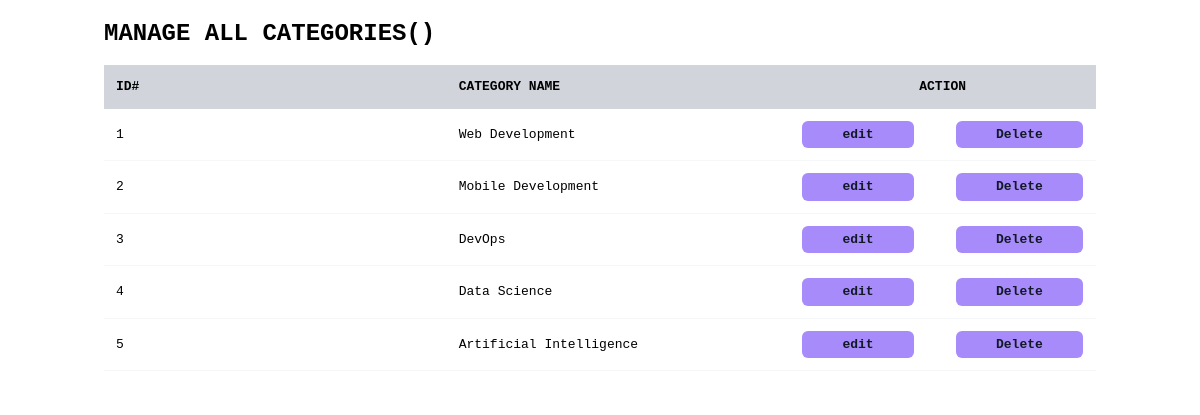
/views/Categories/list_categories.php (signed in), run on the app's committed database.
### tables this page shows
CREATE TABLE categories (
    id BIGINT PRIMARY KEY AUTO_INCREMENT,
    name TEXT NOT NULL
);

### config/database.php (called while the page is built, shortened)
<?php
class Database{
    private static $con ;
    private static $DB_SERVER ="127.0.0.1";
    private static $DB_USERNAME ="root";
    private static $DB_PASSWORD ="";
    private static $DB_NAME ="devblog_db";
    public static function makeconnection(){
    try {
        $dsn = "mysql:host=" . self::$DB_SERVER . ";dbname=" . self::$DB_NAME . ";charset=utf8mb4";
        self::$con = new PDO($dsn, self::$DB_USERNAME, self::$DB_PASSWORD);
        self::$con->setAttribute(PDO::ATTR_ERRMODE, PDO::ERRMODE_EXCEPTION);
       } catch (PDOException $e) {
        die("Connection failed: " . $e->getMessage());
      }
      return self::$con;
    }
    public static function getConnection(){
        return self::$con;
    }
    public static function getAllCategories() {
        $pdo = self::getConnection();
        $query = "SELECT id, name FROM categories";
        $stmt = $pdo->query($query);
        return $stmt->fetchAll(PDO::FETCH_ASSOC);
    }
}
?>

### views/Categories/list_categories.php (the view, shortened to what this page needs)
<?php
$getAllCategories ="";
$category = "categories";
if(database::makeconnection() === null){
    echo"faild to instapleshed connection";
}else{
$getAllCategories = Database::getAllCategories($category);
}
?>
<!DOCTYPE html>
<html lang="en">
<head>
    <script src="https://cdn.tailwindcss.com"></script>
</head>
<body>
<div class="container p-2 mx-auto sm:p-4 text-black bg-white">
    <h2 class="mb-4 text-2xl font-semibold leading-tight"><tt>MANAGE ALL CATEGORIES()<tt></h2>
    <div class="overflow-x-auto">
        <table class="min-w-full text-1xl">
            <colgroup>
                <col style="width: 33%;">
                <col style="width: 33%;">
                <col style="width: 10%;">
            </colgroup>
            <thead class="bg-gray-300">
                <tr class="text-left">
                    <th class="p-3">ID#</th>
                    <th class="p-3">CATEGORY NAME</th>
                    <th class="p-3 text-center">ACTION</th>
                </tr>
            </thead>
            <tbody>
                <?php foreach($getAllCategories as $category)  :?>
                <tr class="border-b border-opacity-20 border-gray-300 bg-white">
                    <td class="p-3">
                        <p><?= $category['id']?></p>
                    </td>
                    <td class="p-3">
                        <p><?= $category['name']?></p>
                    </td>
                    <td class="p-3">
                        <span class=" font-semibold  flex justify-around gap-10">
                            <span class="rounded-md bg-violet-400 text-gray-900 px-10 py-1">
                            <a href="http://localhost/devblog_dashboard/views/categories/update_category.php?update_category=<?php echo $category['id']; ?>">edit</a>
                            </span>
                            <span class="rounded-md bg-violet-400 text-gray-900 px-10 py-1">
                            <a href="http://localhost/devblog_dashboard/views/categories/list_categories.php?delete_id=<?php echo $category['id']; ?>" onclick="return confirm('Are you sure you want to delete this category?')">Delete</a>
                            </span>
                        </span>
                    </td>
                </tr>
                <?php  endforeach;?>
            </tbody>
        </table>
    </div>
</div>
</body>
</html>

### data on the page
categories: id "1", name "Web Development"
categories: id "2", name "Mobile Development"
categories: id "3", name "DevOps"
categories: id "4", name "Data Science"
categories: id "5", name "Artificial Intelligence"
